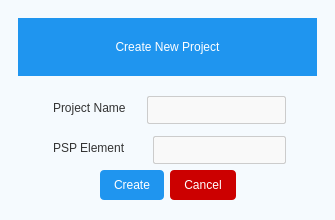
<?xml version="1.0" encoding="UTF-8"?>
<ui version="4.0">
 <class>Dialog</class>
 <widget class="QDialog" name="Dialog">
  <property name="geometry">
   <rect>
    <x>0</x>
    <y>0</y>
    <width>335</width>
    <height>220</height>
   </rect>
  </property>
  <property name="windowTitle">
   <string>Dialog</string>
  </property>
  <property name="styleSheet">
   <string notr="true">background-color:rgb(245, 250, 254)</string>
  </property>
  <layout class="QGridLayout" name="gridLayout">
   <property name="leftMargin">
    <number>0</number>
   </property>
   <property name="topMargin">
    <number>0</number>
   </property>
   <property name="rightMargin">
    <number>0</number>
   </property>
   <item row="0" column="0">
    <widget class="QWidget" name="widget" native="true">
     <property name="styleSheet">
      <string notr="true">QLineEdit{
color: #666;
font-size: 14px;
padding: 4px;
border: 1px solid #ccc;
border-radius: 2px;
background-color: #f9f9f9;
}
QLineEdit:focus {
            border: 1px solid #0078d4;
            background-color: #fff;
        }

QLabel {
   
    font-size: 12px;                    /* Medium font size */

    color: #333;                        /* Dark gray color */
    margin-bottom: 5px;                 /* Spacing below the label */
}
QPushButton{
border:none;
border-radius:4px;
background-color:rgb(31, 149, 239);
color:white;
padding-right:14px;
padding-left:14px;
padding-top:8px;
padding-bottom:8px;


}
QPushButton:hover{
background-color:#1977bf;


}
</string>
     </property>
     <layout class="QGridLayout" name="gridLayout_2">
      <item row="0" column="0">
       <widget class="QWidget" name="header_widget" native="true">
        <layout class="QHBoxLayout" name="horizontalLayout_5">
         <item>
          <widget class="QLabel" name="label">
           <property name="styleSheet">
            <string notr="true">background-color:rgb(31, 149, 239);
color:white;</string>
           </property>
           <property name="text">
            <string>Create New Project</string>
           </property>
           <property name="alignment">
            <set>Qt::AlignCenter</set>
           </property>
          </widget>
         </item>
        </layout>
       </widget>
      </item>
      <item row="1" column="0">
       <layout class="QHBoxLayout" name="horizontalLayout_2">
        <item>
         <spacer name="horizontalSpacer">
          <property name="orientation">
           <enum>Qt::Horizontal</enum>
          </property>
          <property name="sizeHint" stdset="0">
           <size>
            <width>28</width>
            <height>20</height>
           </size>
          </property>
         </spacer>
        </item>
        <item>
         <layout class="QVBoxLayout" name="verticalLayout">
          <property name="spacing">
           <number>12</number>
          </property>
          <item>
           <layout class="QHBoxLayout" name="horizontalLayout">
            <property name="spacing">
             <number>18</number>
            </property>
            <item>
             <widget class="QLabel" name="label_2">
              <property name="text">
               <string>Project Name</string>
              </property>
             </widget>
            </item>
            <item>
             <widget class="QLineEdit" name="project_name_le"/>
            </item>
           </layout>
          </item>
          <item>
           <layout class="QHBoxLayout" name="horizontalLayout_3">
            <property name="spacing">
             <number>24</number>
            </property>
            <item>
             <widget class="QLabel" name="label_4">
              <property name="text">
               <string>PSP Element</string>
              </property>
             </widget>
            </item>
            <item>
             <widget class="QLineEdit" name="psp_element_le"/>
            </item>
           </layout>
          </item>
         </layout>
        </item>
        <item>
         <spacer name="horizontalSpacer_4">
          <property name="orientation">
           <enum>Qt::Horizontal</enum>
          </property>
          <property name="sizeHint" stdset="0">
           <size>
            <width>28</width>
            <height>20</height>
           </size>
          </property>
         </spacer>
        </item>
       </layout>
      </item>
      <item row="2" column="0">
       <layout class="QHBoxLayout" name="horizontalLayout_4">
        <item>
         <spacer name="horizontalSpacer_3">
          <property name="orientation">
           <enum>Qt::Horizontal</enum>
          </property>
          <property name="sizeHint" stdset="0">
           <size>
            <width>58</width>
            <height>20</height>
           </size>
          </property>
         </spacer>
        </item>
        <item>
         <widget class="QPushButton" name="create_project_btn">
          <property name="cursor">
           <cursorShape>PointingHandCursor</cursorShape>
          </property>
          <property name="text">
           <string>Create</string>
          </property>
          <property name="checkable">
           <bool>true</bool>
          </property>
         </widget>
        </item>
        <item>
         <widget class="QPushButton" name="pushButton_2">
          <property name="cursor">
           <cursorShape>PointingHandCursor</cursorShape>
          </property>
          <property name="styleSheet">
           <string notr="true">background-color:#cc0000;

border-top-color: qradialgradient(spread:pad, cx:0.5, cy:0.5, radius:0.5, fx:0.5, fy:0.5, stop:0 rgba(255, 255, 255, 255), stop:0.1 rgba(255, 255, 255, 255), stop:0.2 rgba(255, 176, 176, 167), stop:0.3 rgba(255, 151, 151, 92), stop:0.4 rgba(255, 125, 125, 51), stop:0.5 rgba(255, 76, 76, 205), stop:0.52 rgba(255, 76, 76, 205), stop:0.6 rgba(255, 180, 180, 84), stop:1 rgba(255, 255, 255, 0));
alternate-background-color: rgb(255, 255, 255);</string>
          </property>
          <property name="text">
           <string>Cancel</string>
          </property>
          <property name="checkable">
           <bool>true</bool>
          </property>
         </widget>
        </item>
        <item>
         <spacer name="horizontalSpacer_2">
          <property name="orientation">
           <enum>Qt::Horizontal</enum>
          </property>
          <property name="sizeHint" stdset="0">
           <size>
            <width>58</width>
            <height>20</height>
           </size>
          </property>
         </spacer>
        </item>
       </layout>
      </item>
     </layout>
    </widget>
   </item>
  </layout>
 </widget>
 <resources/>
 <connections>
  <connection>
   <sender>pushButton_2</sender>
   <signal>toggled(bool)</signal>
   <receiver>Dialog</receiver>
   <slot>close()</slot>
   <hints>
    <hint type="sourcelabel">
     <x>197</x>
     <y>188</y>
    </hint>
    <hint type="destinationlabel">
     <x>219</x>
     <y>219</y>
    </hint>
   </hints>
  </connection>
 </connections>
</ui>
